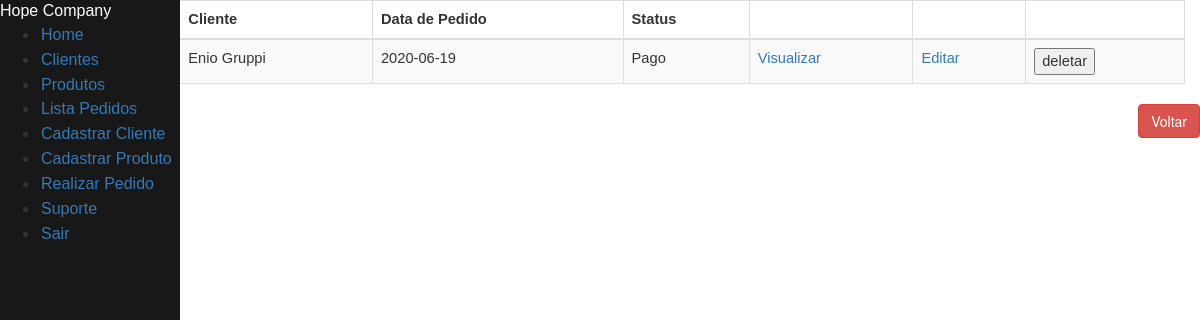
/pedido/, run on an earlier commit of the app's database.
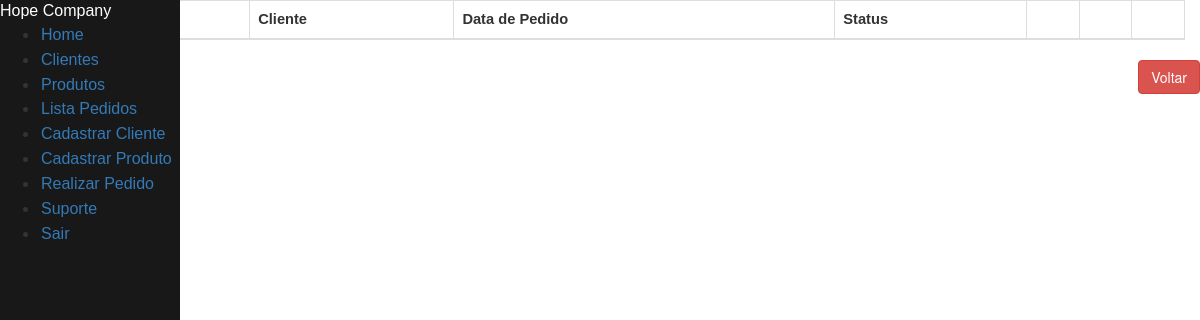
And on a later commit of the database.
### tables this page shows
CREATE TABLE pedido (
    id_pedido INTEGER PRIMARY KEY AUTOINCREMENT,
    id_cliente INTEGER NOT NULL,
    datahora DEFAULT CURRENT_DATE,
    ped_valor INTEGER,
    status VARCHAR(20),
    FOREIGN KEY(id_cliente) REFERENCES cliente(id_cliente)
);

CREATE TABLE cliente (
    id_cliente INTEGER PRIMARY KEY AUTOINCREMENT,
    nome VARCHAR(50) NOT NULL,
    sexo VARCHAR(1) NOT NULL,
    telefone CHAR(11) NULL,
    endereco CHAR(100) NULL,
    email CHAR(100) NULL
);

### clientes.py (the view)
@app.route("/pedido/")
def listar_pedidos_api():
    return render_template("lista_pedidos.html", pedidos = listar_pedidos())

### clientes.py (called while the page is built)
def row_to_dict(description, row):
    if row == None:
        return None
    d = {}
    for i in range(0, len(row)):
        d[description[i][0]] = row[i]
    return d

def rows_to_dict(description, rows):
    result = []
    for row in rows:
        result.append(row_to_dict(description, row))
    return result

def conectar():
    return sqlite3.connect('clientes.db')

def listar_pedidos():
    with closing(conectar()) as con, closing(con.cursor()) as cur:
        cur.execute("SELECT p.id_pedido, c.nome, p.datahora, p.status FROM pedido p INNER JOIN cliente c ON p.id_cliente = c.id_cliente  ORDER BY p.id_cliente")
        return rows_to_dict(cur.description, cur.fetchall())

### templates/lista_pedidos.html (shortened to what this page needs)
{% extends "menu.html" %}
{% block content %}
{% if id_pedido != 'novo' %}
<form class="form-horizontal" action="/edita-pedido/{{id_pedido}}" method="DELETE" id="form_principal">
{% endif %}
<div class="container col-md-16">
        <div class="table-responsive" id="sailorTableArea">
        <table id="sailorTable" class="table table-striped table-bordered" width="100%">
            <thead>
                <tr>
                    <th>Pedido</th>
                    <th>Cliente</th>
                    <th>Data de Pedido</th>
                    <th>Status</th>
                    <th></th>
                    <th></th>
                    <th></th>
                </tr>
            </thead>
            <tbody>
                {% for pedido in pedidos %}
                <tr>
                    <td>{{pedido['id_pedido']}}</td>
                    <td>{{pedido['nome']}}</td>
                    <td>{{pedido['datahora']}}</td>
                    <td>{{pedido['status']}}</td>
                    <td><a href="/visualiza_pedido/{{pedido['id_pedido']}}" class="botao">Visualizar</a></td>
                    <td><a href="/pedido/{{pedido['id_pedido']}}" class="botao">Editar</a></td>
                    <td><input type="button" value="deletar" name="deletar" id="deletar"  onclick="javascript:excluir({{pedido['id_pedido']}});"></td>
                </tr>
                {% endfor %}
            </tbody>
        </table>
        </div>
    </div>
    <div class="form-group">
        <label class="col-md-4 control-label" for="btnsalvar"></label>
        <div class="col-md-8 text-right">
            <a id="btncancelar" name="btncancelar" class="btn btn-danger" href="/menu">Voltar</a>
        </div>
    </div>
</body>
{% endblock %}

What changed in the data, as far as the page shows it:
removed pedido: nome "Enio Gruppi", datahora "2020-06-19", status "Pago"
